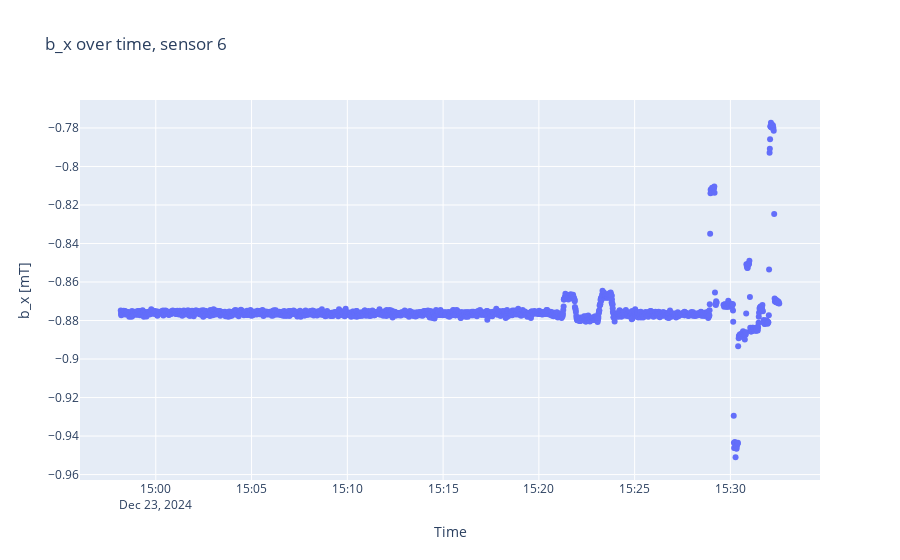
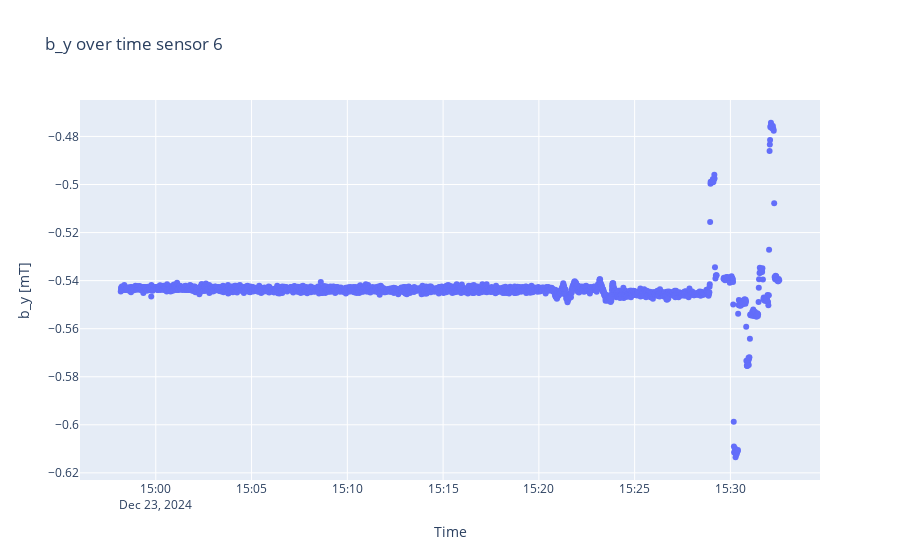
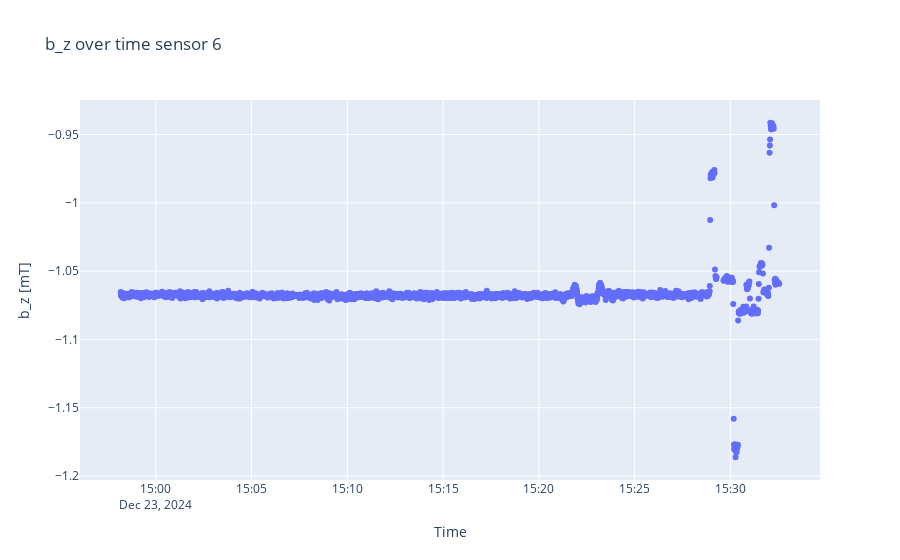

The notebook cell saved with these charts, in order:
### Code cell
sensorplots(B, timestamps, 6)

### Figure 1 — Plotly figure (JSON) as saved in the notebook; plotly's stock layout.template omitted (floating-point values rounded to 4 significant figures; data arrays with more than 128 entries replaced by an {"elided": "..."} marker saying what was removed)
{"data": [{"mode": "markers", "type": "scatter", "x": {"elided": "2256 str values"}, "y": {"elided": "2256 float values"}}], "layout": {"title": {"text": "b_x over time, sensor 6"}, "xaxis": {"title": {"text": "Time"}}, "yaxis": {"scaleanchor": "y", "title": {"text": "b_x [mT]"}}}}

### Figure 2 — Plotly figure (JSON) as saved in the notebook; plotly's stock layout.template omitted (floating-point values rounded to 4 significant figures; data arrays with more than 128 entries replaced by an {"elided": "..."} marker saying what was removed)
{"data": [{"mode": "markers", "type": "scatter", "x": {"elided": "2256 str values"}, "y": {"elided": "2256 float values"}}], "layout": {"title": {"text": "b_y over time sensor 6"}, "xaxis": {"title": {"text": "Time"}}, "yaxis": {"scaleanchor": "y", "title": {"text": "b_y [mT]"}}}}

### Figure 3 — Plotly figure (JSON) as saved in the notebook; plotly's stock layout.template omitted (floating-point values rounded to 4 significant figures; data arrays with more than 128 entries replaced by an {"elided": "..."} marker saying what was removed)
{"data": [{"mode": "markers", "type": "scatter", "x": {"elided": "2256 str values"}, "y": {"elided": "2256 float values"}}], "layout": {"title": {"text": "b_z over time sensor 6"}, "xaxis": {"title": {"text": "Time"}}, "yaxis": {"scaleanchor": "y", "title": {"text": "b_z [mT]"}}}}
